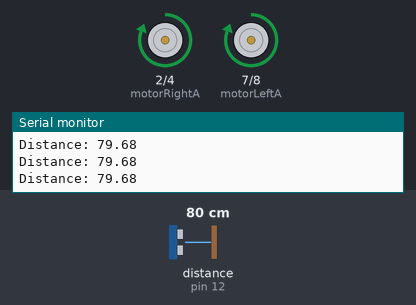
The sketch below on a simulated Arduino Uno, built with avr-gcc and run on an emulated ATmega328P. Parts: motor-driver pin pairs drawn as motors (green arrow = first pin HIGH = forward, orange = second pin HIGH = backward, longer = more drive, scaled by the enable pin), the last lines printed to the serial monitor. Wiring (inferred from the names in the program): ultrasonic range finder: trigger pin 13; echo pin 12. The test bench sets the inputs (shaded band); at power-on: distance to the obstacle (sensor on pin 12) 80 cm. The echo pulse lasts 58.3 µs per cm; random numbers use the default seed unless the sketch sets one.

Above: at 1.2 s.
1.3 s: distance to the obstacle (sensor on pin 12) set to 17 cm
2.8 s: distance to the obstacle (sensor on pin 12) set to 13 cm
At 3.9 s:
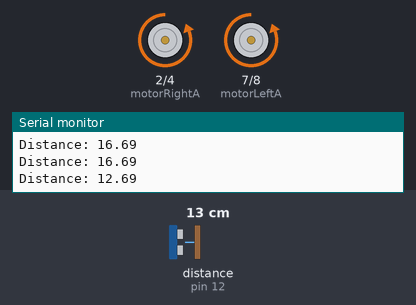
At 5.3 s:
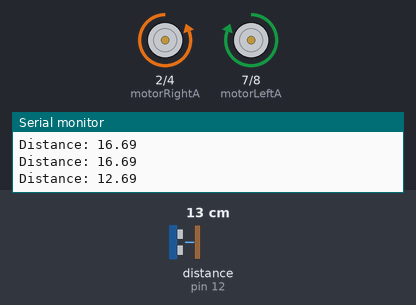
5.8 s: distance to the obstacle (sensor on pin 12) set to 299 cm
7.5 s: distance to the obstacle (sensor on pin 12) set to 2 cm
At 10.0 s:
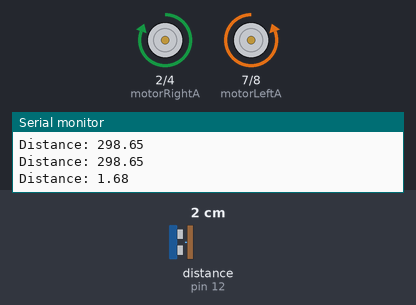
10.5 s: distance to the obstacle (sensor on pin 12) set to 18 cm
Timing chart, 0 to 13.2 s (numbered marks = the images above; inputs shaded):
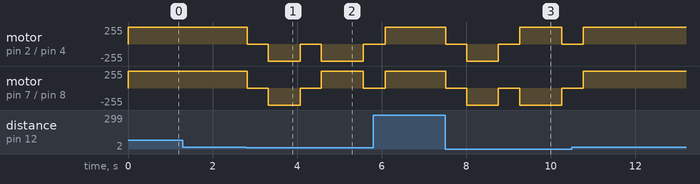

Measured:
- the behaviour switches between 16 and 15 cm on distance to the obstacle (sensor on pin 12) (found by bisection; images 0 and 1)

The sketch:

Vision_Basic_Ultrasonic.ino
```cpp
// (licence header left out)
//================================================================================
//CONSTANTS
//================================================================================

const int motorRightA = 2;
const int motorRightB = 4;
const int motorLeftA = 7;
const int motorLeftB = 8;
const int enableRight = 5;
const int enableLeft = 6;

const int echoPin = 12; //Define the Echo Pin
const int trigPin = 13; //Define the Trig Pin

//================================================================================
//VARIABLES
//================================================================================

float duration;          //Define a variable to hold the ping duration
float distance;          //Define a variable to hold the distance value
long randomNumber;       //Define a variable to hold a random value

//================================================================================
//FUNCTIONS
//================================================================================

/**
 * Function: setup()
 * Description: The setup() function runs once after the microcontroller is
 * booted or reset. Sets the pin modes of the defined motor logic pin to OUTPUT
 * mode. Sets the echoPin as INPUT and the trigPin as OUTPUT. Initializes
 * distance and duration as 0. Initializes rand function, and serial monitor for
 * debugging.
 */

void setup() {

  pinMode(motorRightA, OUTPUT);
  pinMode(motorRightB, OUTPUT);
  pinMode(motorLeftA, OUTPUT);
  pinMode(motorLeftB, OUTPUT);
  pinMode(enableRight, OUTPUT);
  pinMode(enableLeft, OUTPUT);

  pinMode(echoPin, INPUT);    //Set Echo Pin as INPUT
  pinMode(trigPin, OUTPUT);   //Set Trig Pin as OUTPUT

  randomSeed(analogRead(0));  //Initilize rand function with seed

  Serial.begin(9600);

}

/**
 * Function: loop()
 * Description: The loop() function runs repeatedly in a loop after the setup()
 * function has completed. Executes code to operate the Ultrasonic sensor,
 * interpret sensor data and make and execute descisions based on sensor data.
 */

void loop() {
  // put your main code here, to run repeatedly:

  digitalWrite(trigPin, LOW);          //Clears the Trig Pin
  delayMicroseconds(2);                //Wait for clear
  digitalWrite(trigPin, HIGH);         //Set the Trig Pin to HIGH
  delayMicroseconds(10);               //Leave on HIGH for 10 μs
  digitalWrite(trigPin, LOW);          //End Ping by setting trig pin to LOW
  duration = pulseIn(echoPin, HIGH);   //Reads the Echo Pin and returns the duration of sound wave travel
  distance = duration * 0.0343 / 2;     //Calculate the speed of the sound wave and divide by 2 (out and back)

  Serial.print("Distance: ");
  Serial.println(distance);

  if(distance > 15) {                  //If the distance is more than 15cm

    digitalWrite(enableLeft, HIGH);    //Configure the motors to go forward
    digitalWrite(enableRight, HIGH);

    digitalWrite(motorLeftA, HIGH);
    digitalWrite(motorLeftB, LOW);

    digitalWrite(motorRightA, HIGH);
    digitalWrite(motorRightB, LOW);

  } else {                              //Otherwise

    digitalWrite(enableLeft, LOW);      //Stop
    digitalWrite(enableRight, LOW);

    delay(500);                         //Wait 1/2 second (500ms)

    digitalWrite(enableLeft, HIGH);   //Configure the motors to reverse
    digitalWrite(enableRight, HIGH);

    digitalWrite(motorLeftA, LOW);
    digitalWrite(motorLeftB, HIGH);

    digitalWrite(motorRightA, LOW);
    digitalWrite(motorRightB, HIGH);

    delay(750);                         //Reverse for 750 ms

    digitalWrite(enableLeft, LOW);      //Stop
    digitalWrite(enableRight, LOW);

    delay(500);                         //Wait 1/2 second (500ms)


    randomNumber = random(100);         //Generate a random number between 0 and 100

    if(randomNumber < 50 ) {            //If rand is less than 50
      digitalWrite(motorLeftA, LOW);    //Configure the motors to turn Left
      digitalWrite(motorLeftB, HIGH);

      digitalWrite(motorRightA, HIGH);
      digitalWrite(motorRightB, LOW);

    } else {                            //Otherwise
      digitalWrite(motorLeftA, HIGH);   //Configure the motors to turn Left
      digitalWrite(motorLeftB, LOW);

      digitalWrite(motorRightA, LOW);
      digitalWrite(motorRightB, HIGH);
    }

    digitalWrite(enableLeft, HIGH);
    digitalWrite(enableRight, HIGH);

    delay(1000);                        //Turn for 1 second

    digitalWrite(enableLeft, LOW);      //Stop
    digitalWrite(enableRight, LOW);

    delay(500);                         //Wait 1/2 second (500ms)
  }
}
```
